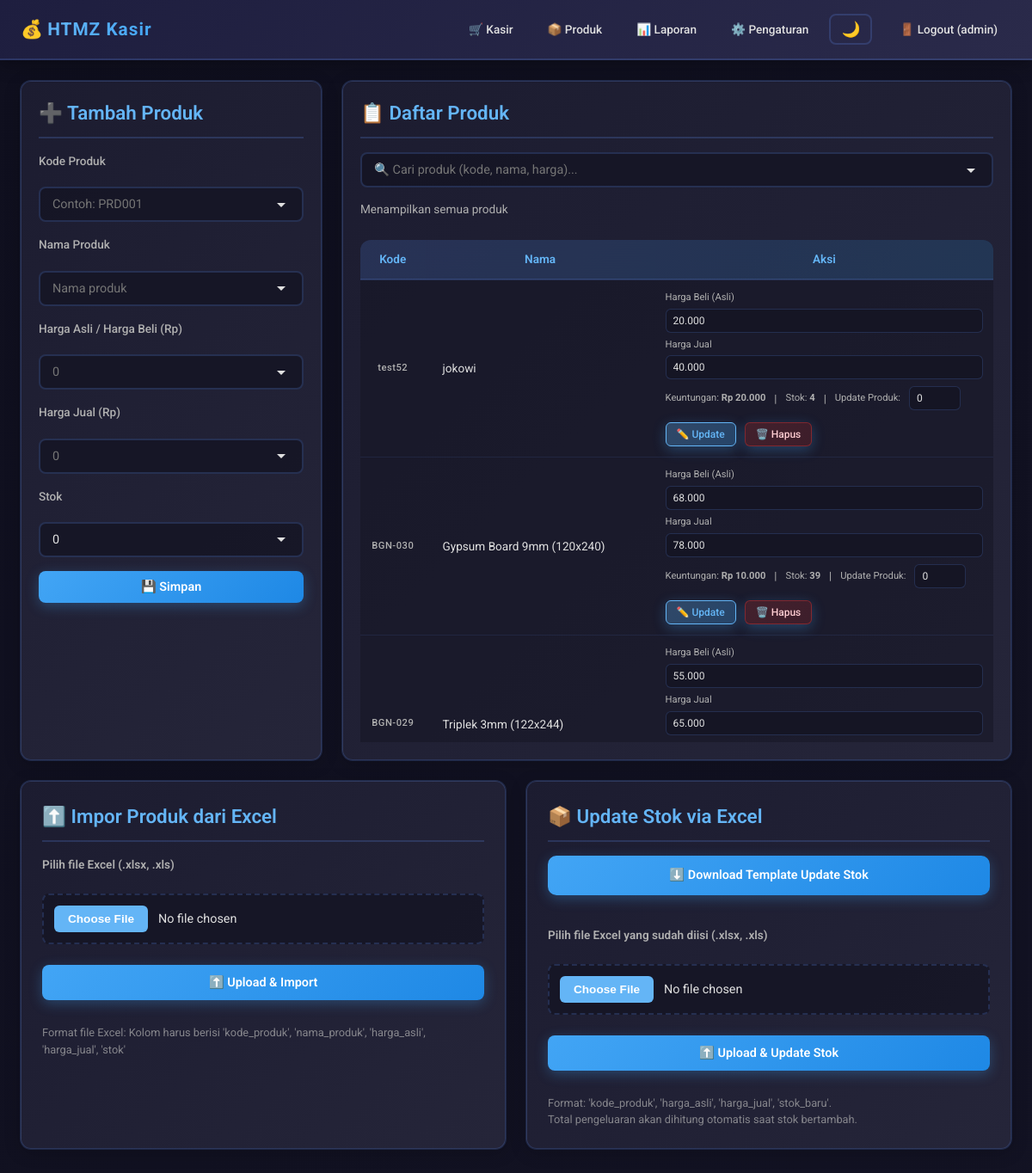
Screenshot of /products (signed in) with the database file from the repository.
### models.py (models this page shows)
class Product(Base):
    __tablename__ = "products"
    id = Column(Integer, primary_key=True)
    code = Column(String, unique=True, nullable=False)
    name = Column(String, nullable=False)
    price = Column(Float, nullable=False, default=0)  # Harga jual
    cost_price = Column(Float, nullable=False, default=0)  # Harga asli/harga beli
    stock = Column(Integer, nullable=False, default=0)
    status = Column(String, default="active")  # active/inactive

### app.py (the view)
@app.get("/products", response_class=HTMLResponse)
def products_page(request: Request, err: str = None, db: Session = Depends(get_db)):
    r = require_login(request)
    if r: return r
    products = db.query(Product).order_by(Product.id.desc()).all()
    error_msg = None
    if err == "code-exists":
        error_msg = "Kode produk sudah ada!"
    return templates.TemplateResponse("products.html", {"request": request, "products": products, "user": request.session["user"], "error": error_msg})

### templates/products.html (shortened to what this page needs)
{% extends "layout.html" %}
{% block content %}
<div class="grid" style="max-width: 100%;">
  <div class="card">
    <h2>➕ Tambah Produk</h2>
    <form method="post" action="/products/add" class="form">
      <label>Kode Produk</label>
      <input name="code" placeholder="Contoh: PRD001" required>
      <label>Nama Produk</label>
      <input name="name" placeholder="Nama produk" required>
      <label>Harga Asli / Harga Beli (Rp)</label>
      <input name="cost_price" type="text" id="add-product-cost-price" placeholder="0" required onkeyup="formatInputRupiah(this)" onblur="formatInputRupiah(this)" onfocus="unformatInputRupiah(this)">
      <label>Harga Jual (Rp)</label>
      <input name="price" type="text" id="add-product-price" placeholder="0" required onkeyup="formatInputRupiah(this)" onblur="formatInputRupiah(this)" onfocus="unformatInputRupiah(this)">
      <label>Stok</label>
      <input name="stock" type="number" value="0" placeholder="0" required>
      <button type="submit">💾 Simpan</button>
    </form>
  </div>
  <div class="card">
    <h2>📋 Daftar Produk</h2>
    <input id="productSearch" placeholder="🔍 Cari produk (kode, nama, harga)..." oninput="filterProductTable()" style="font-size: 0.9rem; margin-bottom: 15px; padding: 10px 14px;">
    <div style="margin-bottom: 10px; font-size: 0.85rem; color: #b0b0b0;">
      <span id="product-count">Menampilkan semua produk</span>
    </div>
    <div style="max-height: 600px; overflow-y: auto;">
    <table class="table products-table">
      <thead>
        <tr>
          <th>Kode</th>
          <th>Nama</th>
          <th>Aksi</th>
        </tr>
      </thead>
      <tbody>
        {% for p in products %}
        <tr>
          <td class="product-code">{{ p.code }}</td>
          <td class="product-name-cell">
            <span class="product-name-display" data-product-id="{{ p.id }}" data-product-name="{{ p.name }}" ondblclick="editProductName(this)">{{ p.name }}</span>
          </td>
          <td class="action-cell">
            <form method="post" action="/products/update" class="action-form" onsubmit="return handleUpdateProduct(event, {{ p.id }})">
              <div class="action-row action-row-1">
                <div style="display:flex;flex-direction:column;gap:4px;">
                  <span style="font-size:0.7rem;color:var(--text-secondary);">Harga Beli (Asli)</span>
                  <input
                    name="cost_price"
                    type="text"
                    id="update-product-cost-price-{{ p.id }}"
                    value="{{ p.cost_price | format_idr }}"
                    data-original-cost-price="{{ p.cost_price }}"
                    required
                    onkeyup="formatInputRupiah(this)"
                    onblur="formatInputRupiah(this)"
                    onfocus="unformatInputRupiah(this)"
                    class="action-input action-cost-price"
                    placeholder="Harga Beli"
                  >
                </div>
                <div style="display:flex;flex-direction:column;gap:4px;">
                  <span style="font-size:0.7rem;color:var(--text-secondary);">Harga Jual</span>
                  <input
                    name="price"
                    type="text"
                    id="update-product-price-{{ p.id }}"
                    value="{{ p.price | format_idr }}"
                    data-original-price="{{ p.price }}"
                    required
                    onkeyup="formatInputRupiah(this)"
                    onblur="formatInputRupiah(this)"
                    onfocus="unformatInputRupiah(this)"
                    class="action-input action-price"
                    placeholder="Harga Jual"
                  >
                </div>
              </div>
              <div class="action-row action-row-2 compact-info-row">
                <span class="info-item">Keuntungan: <b>Rp {{ (p.price - p.cost_price) | format_idr }}</b></span>
                <span class="info-divider">|</span>
                <span class="info-item">Stok: <b>{{ p.stock }}</b></span>
                <span class="info-divider">|</span>
                <span class="info-item">Update Produk:</span>
                <input name="stock_add" type="number" min="0" value="0" placeholder="+Stok" class="action-input action-stock-add" title="Tambahkan stok (min: 0)">
              </div>
              <div class="action-row action-row-3 button-row">
                <button type="submit" class="btn-update">✏️ Update</button>
                <button type="button" class="btn-delete" onclick="handleDeleteProductClick(event, {{ p.id }})">🗑️ Hapus</button>
              </div>
            </form>
          </td>
        </tr>
        {% endfor %}
      </tbody>
    </table>
    </div>
  </div>
</div>
<div class="excel-section">
  <div class="grid-excel-cards">
    <div class="card">
      <h2>⬆️ Impor Produk dari Excel</h2>
      <form id="import-excel-form" class="form" enctype="multipart/form-data" style="gap: 16px;">
        <label for="excel-file" style="font-weight: 600; margin-bottom: 8px;">Pilih file Excel (.xlsx, .xls)</label>
        <input type="file" id="excel-file" name="file" accept=".xlsx, .xls" required style="padding: 12px; cursor: pointer;">
        <button type="submit" id="upload-excel-btn" style="width: 100%; padding: 12px 20px; margin-top: 8px;">⬆️ Upload & Import</button>
        <small class="hint" style="display: block; margin-top: 12px; line-height: 1.5;">Format file Excel: Kolom harus berisi 'kode_produk', 'nama_produk', 'harga_asli', 'harga_jual', 'stok'</small>
      </form>
    </div>
    <div class="card">
      <h2>📦 Update Stok via Excel</h2>
      <div class="form">
        <a href="/products/export_stock_template" class="btn" style="margin-bottom: 20px; display: block; text-align: center; width: 100%; padding: 12px 20px;">⬇️ Download Template Update Stok</a>
        <form id="import-stock-form" class="form" enctype="multipart/form-data" style="gap: 16px;">
          <label for="stock-excel-file" style="font-weight: 600; margin-bottom: 8px;">Pilih file Excel yang sudah diisi (.xlsx, .xls)</label>
          <input type="file" id="stock-excel-file" name="file" accept=".xlsx, .xls" required style="padding: 12px; cursor: pointer;">
          <button type="submit" id="upload-stock-btn" style="width: 100%; padding: 12px 20px; margin-top: 8px;">⬆️ Upload & Update Stok</button>
          <small class="hint" style="display: block; margin-top: 12px; line-height: 1.5;">Format: 'kode_produk', 'harga_asli', 'harga_jual', 'stok_baru'.<br>Total pengeluaran akan dihitung otomatis saat stok bertambah.</small>
        </form>
      </div>
    </div>
  </div>
</div>
{% endblock %}

### rows the page displays
Product: code "test52", name "jokowi", cost_price "20.000", price "40.000", (p.price-p.cost_price)|format_idr "20.000", stock "4"
Product: code "BGN-030", name "Gypsum Board 9mm (120x240)", cost_price "68.000", price "78.000", (p.price-p.cost_price)|format_idr "10.000", stock "39"
Product: code "BGN-029", name "Triplek 3mm (122x244)", cost_price "55.000", price "65.000"

### other values shown
{{ user.username }} "admin"
